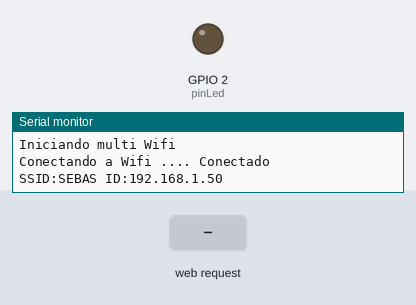
Recording of a sketch running on a simulated ESP8266 (NodeMCU). On the bench: output pins drawn as LEDs (lit = HIGH), the last lines printed to the serial monitor. The inputs (shaded band) are chosen by the test bench. WiFi joins after 1.5 s; servers stay silent unless stated.

Above: at 2.7 s.
2.8 s: HTTP request GET /encender received
At 3.2 s:
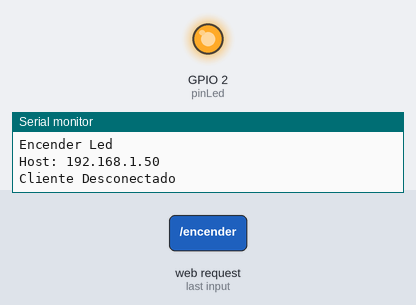
4.3 s: HTTP request GET /apagar received
At 5.5 s:
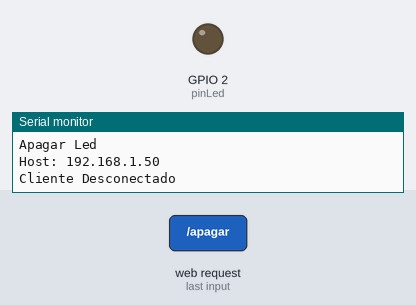
Timing chart, 0 to 7.3 s (numbered marks = the images above; inputs shaded):
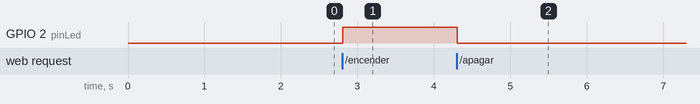

The sketch:

web.ino
```cpp
#if defined(ESP32)
//Librerias para ESP32
#include <WiFi.h>
#include <WiFiMulti.h>
WiFiMulti wifiMulti;

#elif defined(ESP8266)
//Librerias para ESP8266
#include <ESP8266WiFi.h>
#include <ESP8266WiFiMulti.h>
ESP8266WiFiMulti wifiMulti;

#endif

#include "data.h"

int pinLed = 2;
boolean Estado = false;

const uint32_t TiempoEsperaWifi = 5000;

unsigned long TiempoActual = 0;
unsigned long TiempoAnterior = 0;
const long TiempoCancelacion = 500;

WiFiServer servidor(80);

void setup() {
  Serial.begin(115200);
  Serial.println("\nIniciando multi Wifi");

  pinMode(pinLed, OUTPUT);
  digitalWrite(pinLed, 0);

  wifiMulti.addAP(ssid_1, password_1);

  WiFi.mode(WIFI_STA);
  Serial.print("Conectando a Wifi ..");
  while (wifiMulti.run(TiempoEsperaWifi) != WL_CONNECTED) {
    Serial.print(".");
  }
  Serial.println(".. Conectado");
  Serial.print("SSID:");
  Serial.print(WiFi.SSID());
  Serial.print(" ID:");
  Serial.println(WiFi.localIP());

  servidor.begin();

}

void loop() {
  WiFiClient cliente = servidor.available();

  if (cliente) {
    Serial.println("Nuevo Cliente");
    TiempoActual = millis();
    TiempoAnterior = TiempoActual;
    String LineaActual = "";

    while (cliente.connected() && TiempoActual - TiempoAnterior <= TiempoCancelacion) {
      if (cliente.available()) {
        TiempoActual = millis();
        char Letra = cliente.read();
        if (Letra == '\n') {
          if (LineaActual.length() == 0) {
            digitalWrite(pinLed, Estado);
            ResponderCliente(cliente);
            break;
          } else {
            Serial.println(LineaActual);
            VerificarMensaje(LineaActual);
            LineaActual = "";
          }
        }  else if (Letra != '\r') {
          LineaActual += Letra;
        }
      }
    }

    cliente.stop();
    Serial.println("Cliente Desconectado");
    Serial.println();
  }
}

void VerificarMensaje(String Mensaje) {
  if (Mensaje.indexOf("GET /encender") >= 0) {
    Serial.println("Encender Led");
    Estado = true;
  } else if (Mensaje.indexOf("GET /apagar") >= 0) {
    Serial.println("Apagar Led");
    Estado = false;
  }
}

void ResponderCliente(WiFiClient& cliente) {
  cliente.print(Pagina);
  cliente.print("Hola ");
  cliente.print(cliente.remoteIP());
  cliente.print("<br>Estado del led: ");
  cliente.print(Estado ? "Encendida" : "Apagada");
  cliente.print("<br>Cambia el Led: ");
  cliente.print("<a href = '/");
  cliente.print(Estado ? "apagar" : "encender");
  cliente.print("'>Cambiar </a><br>");
  cliente.print("</html>");
}
```

data.h
```cpp
const char* ssid_1     = "SEBAS";
const char* password_1 = "1128275193";

const String Pagina =  R"====(HTTP/1.1 200 OK
Content-Type: text/html
<!DOCTYPE HTML>
<html>
)====";
```

Measured:
- after the input at 2.8 s, GPIO 2 (pinLed): LOW → HIGH at once
- after the input at 4.3 s, GPIO 2 (pinLed): HIGH → LOW at once
